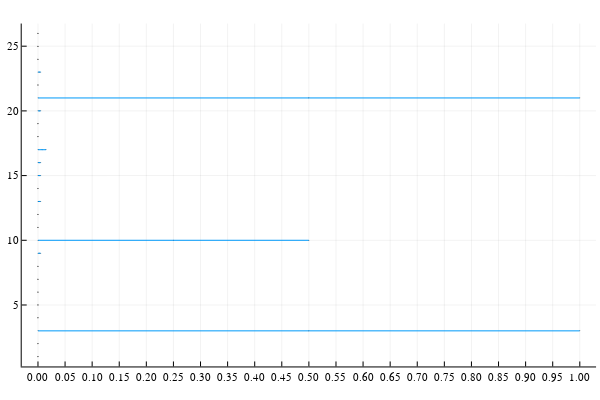

Here is the notebook cell this chart was saved with:
### Code cell
plotRange(viableRange.(1:26,[0.005]))

### Figure 1 — Plotly figure (JSON) as saved in the notebook; plotly's stock layout.template omitted (floating-point values rounded to 4 significant figures)
{"data": [{"colorbar": {"title": ""}, "legendgroup": "y1", "marker": {"color": "rgba(0, 154, 250, 1.000)", "line": {"color": "rgba(0, 0, 0, 1.000)", "width": 1}, "size": 0.2, "symbol": "circle"}, "mode": "markers", "name": "y1", "showlegend": true, "type": "scatter", "x": [0, 0, 0.5, 0, 0, 0, 0, 0, 0.0025, 0.25, 0, 0, 0.0025, 0, 0.0025, 0.0025, 0.0075, 0, 0, 0.0025, 0.5, 0, 0.0025, 0, 0, 0], "xaxis": "x1", "y": [1, 2, 3, 4, 5, 6, 7, 8, 9, 10, 11, 12, 13, 14, 15, 16, 17, 18, 19, 20, 21, 22, 23, 24, 25, 26], "yaxis": "y1", "zmax": null, "zmin": null}, {"colorbar": {"title": ""}, "legendgroup": "", "line": {"color": "rgba(0, 154, 250, 1.000)", "dash": "solid", "shape": "linear", "width": 1}, "marker": {"color": "rgba(0, 154, 250, 1.000)", "line": {"color": "rgba(0, 0, 0, 1.000)", "width": 1}, "size": 0.2, "symbol": "line-ns"}, "mode": "lines+markers", "name": "", "showlegend": false, "type": "scatter", "x": [0, 0], "xaxis": "x1", "y": [1, 1], "yaxis": "y1", "zmax": null, "zmin": null}, {"colorbar": {"title": ""}, "legendgroup": "", "line": {"color": "rgba(0, 154, 250, 1.000)", "dash": "solid", "shape": "linear", "width": 1}, "marker": {"color": "rgba(0, 154, 250, 1.000)", "line": {"color": "rgba(0, 0, 0, 1.000)", "width": 1}, "size": 0.2, "symbol": "line-ns"}, "mode": "lines+markers", "name": "", "showlegend": false, "type": "scatter", "x": [0, 0], "xaxis": "x1", "y": [2, 2], "yaxis": "y1", "zmax": null, "zmin": null}, {"colorbar": {"title": ""}, "legendgroup": "", "line": {"color": "rgba(0, 154, 250, 1.000)", "dash": "solid", "shape": "linear", "width": 1}, "marker": {"color": "rgba(0, 154, 250, 1.000)", "line": {"color": "rgba(0, 0, 0, 1.000)", "width": 1}, "size": 0.2, "symbol": "line-ns"}, "mode": "lines+markers", "name": "", "showlegend": false, "type": "scatter", "x": [0, 1], "xaxis": "x1", "y": [3, 3], "yaxis": "y1", "zmax": null, "zmin": null}, {"colorbar": {"title": ""}, "legendgroup": "", "line": {"color": "rgba(0, 154, 250, 1.000)", "dash": "solid", "shape": "linear", "width": 1}, "marker": {"color": "rgba(0, 154, 250, 1.000)", "line": {"color": "rgba(0, 0, 0, 1.000)", "width": 1}, "size": 0.2, "symbol": "line-ns"}, "mode": "lines+markers", "name": "", "showlegend": false, "type": "scatter", "x": [0, 0], "xaxis": "x1", "y": [4, 4], "yaxis": "y1", "zmax": null, "zmin": null}, {"colorbar": {"title": ""}, "legendgroup": "", "line": {"color": "rgba(0, 154, 250, 1.000)", "dash": "solid", "shape": "linear", "width": 1}, "marker": {"color": "rgba(0, 154, 250, 1.000)", "line": {"color": "rgba(0, 0, 0, 1.000)", "width": 1}, "size": 0.2, "symbol": "line-ns"}, "mode": "lines+markers", "name": "", "showlegend": false, "type": "scatter", "x": [0, 0], "xaxis": "x1", "y": [5, 5], "yaxis": "y1", "zmax": null, "zmin": null}, {"colorbar": {"title": ""}, "legendgroup": "", "line": {"color": "rgba(0, 154, 250, 1.000)", "dash": "solid", "shape": "linear", "width": 1}, "marker": {"color": "rgba(0, 154, 250, 1.000)", "line": {"color": "rgba(0, 0, 0, 1.000)", "width": 1}, "size": 0.2, "symbol": "line-ns"}, "mode": "lines+markers", "name": "", "showlegend": false, "type": "scatter", "x": [0, 0], "xaxis": "x1", "y": [6, 6], "yaxis": "y1", "zmax": null, "zmin": null}, {"colorbar": {"title": ""}, "legendgroup": "", "line": {"color": "rgba(0, 154, 250, 1.000)", "dash": "solid", "shape": "linear", "width": 1}, "marker": {"color": "rgba(0, 154, 250, 1.000)", "line": {"color": "rgba(0, 0, 0, 1.000)", "width": 1}, "size": 0.2, "symbol": "line-ns"}, "mode": "lines+markers", "name": "", "showlegend": false, "type": "scatter", "x": [0, 0], "xaxis": "x1", "y": [7, 7], "yaxis": "y1", "zmax": null, "zmin": null}, {"colorbar": {"title": ""}, "legendgroup": "", "line": {"color": "rgba(0, 154, 250, 1.000)", "dash": "solid", "shape": "linear", "width": 1}, "marker": {"color": "rgba(0, 154, 250, 1.000)", "line": {"color": "rgba(0, 0, 0, 1.000)", "width": 1}, "size": 0.2, "symbol": "line-ns"}, "mode": "lines+markers", "name": "", "showlegend": false, "type": "scatter", "x": [0, 0], "xaxis": "x1", "y": [8, 8], "yaxis": "y1", "zmax": null, "zmin": null}, {"colorbar": {"title": ""}, "legendgroup": "", "line": {"color": "rgba(0, 154, 250, 1.000)", "dash": "solid", "shape": "linear", "width": 1}, "marker": {"color": "rgba(0, 154, 250, 1.000)", "line": {"color": "rgba(0, 0, 0, 1.000)", "width": 1}, "size": 0.2, "symbol": "line-ns"}, "mode": "lines+markers", "name": "", "showlegend": false, "type": "scatter", "x": [0, 0.005], "xaxis": "x1", "y": [9, 9], "yaxis": "y1", "zmax": null, "zmin": null}, {"colorbar": {"title": ""}, "legendgroup": "", "line": {"color": "rgba(0, 154, 250, 1.000)", "dash": "solid", "shape": "linear", "width": 1}, "marker": {"color": "rgba(0, 154, 250, 1.000)", "line": {"color": "rgba(0, 0, 0, 1.000)", "width": 1}, "size": 0.2, "symbol": "line-ns"}, "mode": "lines+markers", "name": "", "showlegend": false, "type": "scatter", "x": [0, 0.5], "xaxis": "x1", "y": [10, 10], "yaxis": "y1", "zmax": null, "zmin": null}, {"colorbar": {"title": ""}, "legendgroup": "", "line": {"color": "rgba(0, 154, 250, 1.000)", "dash": "solid", "shape": "linear", "width": 1}, "marker": {"color": "rgba(0, 154, 250, 1.000)", "line": {"color": "rgba(0, 0, 0, 1.000)", "width": 1}, "size": 0.2, "symbol": "line-ns"}, "mode": "lines+markers", "name": "", "showlegend": false, "type": "scatter", "x": [0, 0], "xaxis": "x1", "y": [11, 11], "yaxis": "y1", "zmax": null, "zmin": null}, {"colorbar": {"title": ""}, "legendgroup": "", "line": {"color": "rgba(0, 154, 250, 1.000)", "dash": "solid", "shape": "linear", "width": 1}, "marker": {"color": "rgba(0, 154, 250, 1.000)", "line": {"color": "rgba(0, 0, 0, 1.000)", "width": 1}, "size": 0.2, "symbol": "line-ns"}, "mode": "lines+markers", "name": "", "showlegend": false, "type": "scatter", "x": [0, 0], "xaxis": "x1", "y": [12, 12], "yaxis": "y1", "zmax": null, "zmin": null}, {"colorbar": {"title": ""}, "legendgroup": "", "line": {"color": "rgba(0, 154, 250, 1.000)", "dash": "solid", "shape": "linear", "width": 1}, "marker": {"color": "rgba(0, 154, 250, 1.000)", "line": {"color": "rgba(0, 0, 0, 1.000)", "width": 1}, "size": 0.2, "symbol": "line-ns"}, "mode": "lines+markers", "name": "", "showlegend": false, "type": "scatter", "x": [0, 0.005], "xaxis": "x1", "y": [13, 13], "yaxis": "y1", "zmax": null, "zmin": null}, {"colorbar": {"title": ""}, "legendgroup": "", "line": {"color": "rgba(0, 154, 250, 1.000)", "dash": "solid", "shape": "linear", "width": 1}, "marker": {"color": "rgba(0, 154, 250, 1.000)", "line": {"color": "rgba(0, 0, 0, 1.000)", "width": 1}, "size": 0.2, "symbol": "line-ns"}, "mode": "lines+markers", "name": "", "showlegend": false, "type": "scatter", "x": [0, 0], "xaxis": "x1", "y": [14, 14], "yaxis": "y1", "zmax": null, "zmin": null}, {"colorbar": {"title": ""}, "legendgroup": "", "line": {"color": "rgba(0, 154, 250, 1.000)", "dash": "solid", "shape": "linear", "width": 1}, "marker": {"color": "rgba(0, 154, 250, 1.000)", "line": {"color": "rgba(0, 0, 0, 1.000)", "width": 1}, "size": 0.2, "symbol": "line-ns"}, "mode": "lines+markers", "name": "", "showlegend": false, "type": "scatter", "x": [0, 0.005], "xaxis": "x1", "y": [15, 15], "yaxis": "y1", "zmax": null, "zmin": null}, {"colorbar": {"title": ""}, "legendgroup": "", "line": {"color": "rgba(0, 154, 250, 1.000)", "dash": "solid", "shape": "linear", "width": 1}, "marker": {"color": "rgba(0, 154, 250, 1.000)", "line": {"color": "rgba(0, 0, 0, 1.000)", "width": 1}, "size": 0.2, "symbol": "line-ns"}, "mode": "lines+markers", "name": "", "showlegend": false, "type": "scatter", "x": [0, 0.005], "xaxis": "x1", "y": [16, 16], "yaxis": "y1", "zmax": null, "zmin": null}, {"colorbar": {"title": ""}, "legendgroup": "", "line": {"color": "rgba(0, 154, 250, 1.000)", "dash": "solid", "shape": "linear", "width": 1}, "marker": {"color": "rgba(0, 154, 250, 1.000)", "line": {"color": "rgba(0, 0, 0, 1.000)", "width": 1}, "size": 0.2, "symbol": "line-ns"}, "mode": "lines+markers", "name": "", "showlegend": false, "type": "scatter", "x": [0, 0.015], "xaxis": "x1", "y": [17, 17], "yaxis": "y1", "zmax": null, "zmin": null}, {"colorbar": {"title": ""}, "legendgroup": "", "line": {"color": "rgba(0, 154, 250, 1.000)", "dash": "solid", "shape": "linear", "width": 1}, "marker": {"color": "rgba(0, 154, 250, 1.000)", "line": {"color": "rgba(0, 0, 0, 1.000)", "width": 1}, "size": 0.2, "symbol": "line-ns"}, "mode": "lines+markers", "name": "", "showlegend": false, "type": "scatter", "x": [0, 0], "xaxis": "x1", "y": [18, 18], "yaxis": "y1", "zmax": null, "zmin": null}, {"colorbar": {"title": ""}, "legendgroup": "", "line": {"color": "rgba(0, 154, 250, 1.000)", "dash": "solid", "shape": "linear", "width": 1}, "marker": {"color": "rgba(0, 154, 250, 1.000)", "line": {"color": "rgba(0, 0, 0, 1.000)", "width": 1}, "size": 0.2, "symbol": "line-ns"}, "mode": "lines+markers", "name": "", "showlegend": false, "type": "scatter", "x": [0, 0], "xaxis": "x1", "y": [19, 19], "yaxis": "y1", "zmax": null, "zmin": null}, {"colorbar": {"title": ""}, "legendgroup": "", "line": {"color": "rgba(0, 154, 250, 1.000)", "dash": "solid", "shape": "linear", "width": 1}, "marker": {"color": "rgba(0, 154, 250, 1.000)", "line": {"color": "rgba(0, 0, 0, 1.000)", "width": 1}, "size": 0.2, "symbol": "line-ns"}, "mode": "lines+markers", "name": "", "showlegend": false, "type": "scatter", "x": [0, 0.005], "xaxis": "x1", "y": [20, 20], "yaxis": "y1", "zmax": null, "zmin": null}, {"colorbar": {"title": ""}, "legendgroup": "", "line": {"color": "rgba(0, 154, 250, 1.000)", "dash": "solid", "shape": "linear", "width": 1}, "marker": {"color": "rgba(0, 154, 250, 1.000)", "line": {"color": "rgba(0, 0, 0, 1.000)", "width": 1}, "size": 0.2, "symbol": "line-ns"}, "mode": "lines+markers", "name": "", "showlegend": false, "type": "scatter", "x": [0, 1], "xaxis": "x1", "y": [21, 21], "yaxis": "y1", "zmax": null, "zmin": null}, {"colorbar": {"title": ""}, "legendgroup": "", "line": {"color": "rgba(0, 154, 250, 1.000)", "dash": "solid", "shape": "linear", "width": 1}, "marker": {"color": "rgba(0, 154, 250, 1.000)", "line": {"color": "rgba(0, 0, 0, 1.000)", "width": 1}, "size": 0.2, "symbol": "line-ns"}, "mode": "lines+markers", "name": "", "showlegend": false, "type": "scatter", "x": [0, 0], "xaxis": "x1", "y": [22, 22], "yaxis": "y1", "zmax": null, "zmin": null}, {"colorbar": {"title": ""}, "legendgroup": "", "line": {"color": "rgba(0, 154, 250, 1.000)", "dash": "solid", "shape": "linear", "width": 1}, "marker": {"color": "rgba(0, 154, 250, 1.000)", "line": {"color": "rgba(0, 0, 0, 1.000)", "width": 1}, "size": 0.2, "symbol": "line-ns"}, "mode": "lines+markers", "name": "", "showlegend": false, "type": "scatter", "x": [0, 0.005], "xaxis": "x1", "y": [23, 23], "yaxis": "y1", "zmax": null, "zmin": null}, {"colorbar": {"title": ""}, "legendgroup": "", "line": {"color": "rgba(0, 154, 250, 1.000)", "dash": "solid", "shape": "linear", "width": 1}, "marker": {"color": "rgba(0, 154, 250, 1.000)", "line": {"color": "rgba(0, 0, 0, 1.000)", "width": 1}, "size": 0.2, "symbol": "line-ns"}, "mode": "lines+markers", "name": "", "showlegend": false, "type": "scatter", "x": [0, 0], "xaxis": "x1", "y": [24, 24], "yaxis": "y1", "zmax": null, "zmin": null}, {"colorbar": {"title": ""}, "legendgroup": "", "line": {"color": "rgba(0, 154, 250, 1.000)", "dash": "solid", "shape": "linear", "width": 1}, "marker": {"color": "rgba(0, 154, 250, 1.000)", "line": {"color": "rgba(0, 0, 0, 1.000)", "width": 1}, "size": 0.2, "symbol": "line-ns"}, "mode": "lines+markers", "name": "", "showlegend": false, "type": "scatter", "x": [0, 0], "xaxis": "x1", "y": [25, 25], "yaxis": "y1", "zmax": null, "zmin": null}, {"colorbar": {"title": ""}, "legendgroup": "", "line": {"color": "rgba(0, 154, 250, 1.000)", "dash": "solid", "shape": "linear", "width": 1}, "marker": {"color": "rgba(0, 154, 250, 1.000)", "line": {"color": "rgba(0, 0, 0, 1.000)", "width": 1}, "size": 0.2, "symbol": "line-ns"}, "mode": "lines+markers", "name": "", "showlegend": false, "type": "scatter", "x": [0, 0], "xaxis": "x1", "y": [26, 26], "yaxis": "y1", "zmax": null, "zmin": null}], "layout": {"annotations": [], "height": 400, "margin": {"b": 20, "l": 0, "r": 0, "t": 20}, "paper_bgcolor": "rgba(255, 255, 255, 1.000)", "plot_bgcolor": "rgba(255, 255, 255, 1.000)", "showlegend": false, "width": 600, "xaxis": {"anchor": "y1", "domain": [0.03619, 0.9934], "gridcolor": "rgba(0, 0, 0, 0.100)", "gridwidth": 0.5, "linecolor": "rgba(0, 0, 0, 1.000)", "mirror": false, "range": [-0.03, 1.03], "showgrid": true, "showline": true, "showticklabels": true, "tickangle": 0, "tickcolor": "rgb(0, 0, 0)", "tickfont": {"color": "rgba(0, 0, 0, 1.000)", "family": "sans-serif", "size": 11}, "tickmode": "array", "ticks": "inside", "ticktext": ["0.00", "0.05", "0.10", "0.15", "0.20", "0.25", "0.30", "0.35", "0.40", "0.45", "0.50", "0.55", "0.60", "0.65", "0.70", "0.75", "0.80", "0.85", "0.90", "0.95", "1.00"], "tickvals": [0, 0.05, 0.1, 0.15, 0.2, 0.25, 0.3, 0.35, 0.4, 0.45, 0.5, 0.55, 0.6, 0.65, 0.7, 0.75, 0.8, 0.85, 0.9, 0.95, 1], "title": "", "titlefont": {"color": "rgba(0, 0, 0, 1.000)", "family": "sans-serif", "size": 15}, "type": "-", "visible": true, "zeroline": false, "zerolinecolor": "rgba(0, 0, 0, 1.000)"}, "yaxis": {"anchor": "x1", "domain": [0.03762, 0.9902], "gridcolor": "rgba(0, 0, 0, 0.100)", "gridwidth": 0.5, "linecolor": "rgba(0, 0, 0, 1.000)", "mirror": false, "range": [0.25, 26.75], "showgrid": true, "showline": true, "showticklabels": true, "tickangle": 0, "tickcolor": "rgb(0, 0, 0)", "tickfont": {"color": "rgba(0, 0, 0, 1.000)", "family": "sans-serif", "size": 11}, "tickmode": "array", "ticks": "inside", "ticktext": ["5", "10", "15", "20", "25"], "tickvals": [5, 10, 15, 20, 25], "title": "", "titlefont": {"color": "rgba(0, 0, 0, 1.000)", "family": "sans-serif", "size": 15}, "type": "-", "visible": true, "zeroline": false, "zerolinecolor": "rgba(0, 0, 0, 1.000)"}}}
